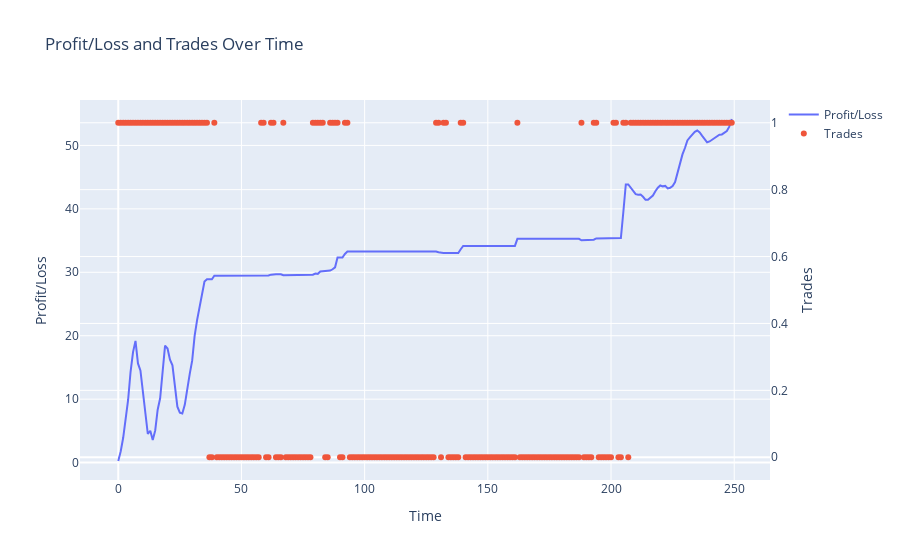

This figure's notebook cell:
### Code cell
fig = go.Figure()

# Add line plot for pl
fig.add_trace(go.Scatter(
    x=list(range(forecast_horizon)),
    y=pl,
    mode='lines',
    name='Profit/Loss'
))

# Add scatter plot for trades
fig.add_trace(go.Scatter(
    x=list(range(forecast_horizon)),
    y=trades,
    mode='markers',
    name='Trades',
    yaxis='y2'
))

# Create axis objects
fig.update_layout(
    title='Profit/Loss and Trades Over Time',
    xaxis=dict(title='Time'),
    yaxis=dict(title='Profit/Loss'),
    yaxis2=dict(title='Trades', overlaying='y', side='right')
)

fig.show()

### Figure 1 — Plotly figure (JSON) as saved in the notebook; plotly's stock layout.template omitted (floating-point values rounded to 4 significant figures; data arrays with more than 128 entries replaced by an {"elided": "..."} marker saying what was removed)
{"data": [{"mode": "lines", "name": "Profit/Loss", "type": "scatter", "x": {"elided": "250 int values"}, "y": {"elided": "250 float values"}}, {"mode": "markers", "name": "Trades", "type": "scatter", "x": {"elided": "250 int values"}, "y": {"elided": "250 int values"}, "yaxis": "y2"}], "layout": {"title": {"text": "Profit/Loss and Trades Over Time"}, "xaxis": {"title": {"text": "Time"}}, "yaxis": {"title": {"text": "Profit/Loss"}}, "yaxis2": {"overlaying": "y", "side": "right", "title": {"text": "Trades"}}}}
